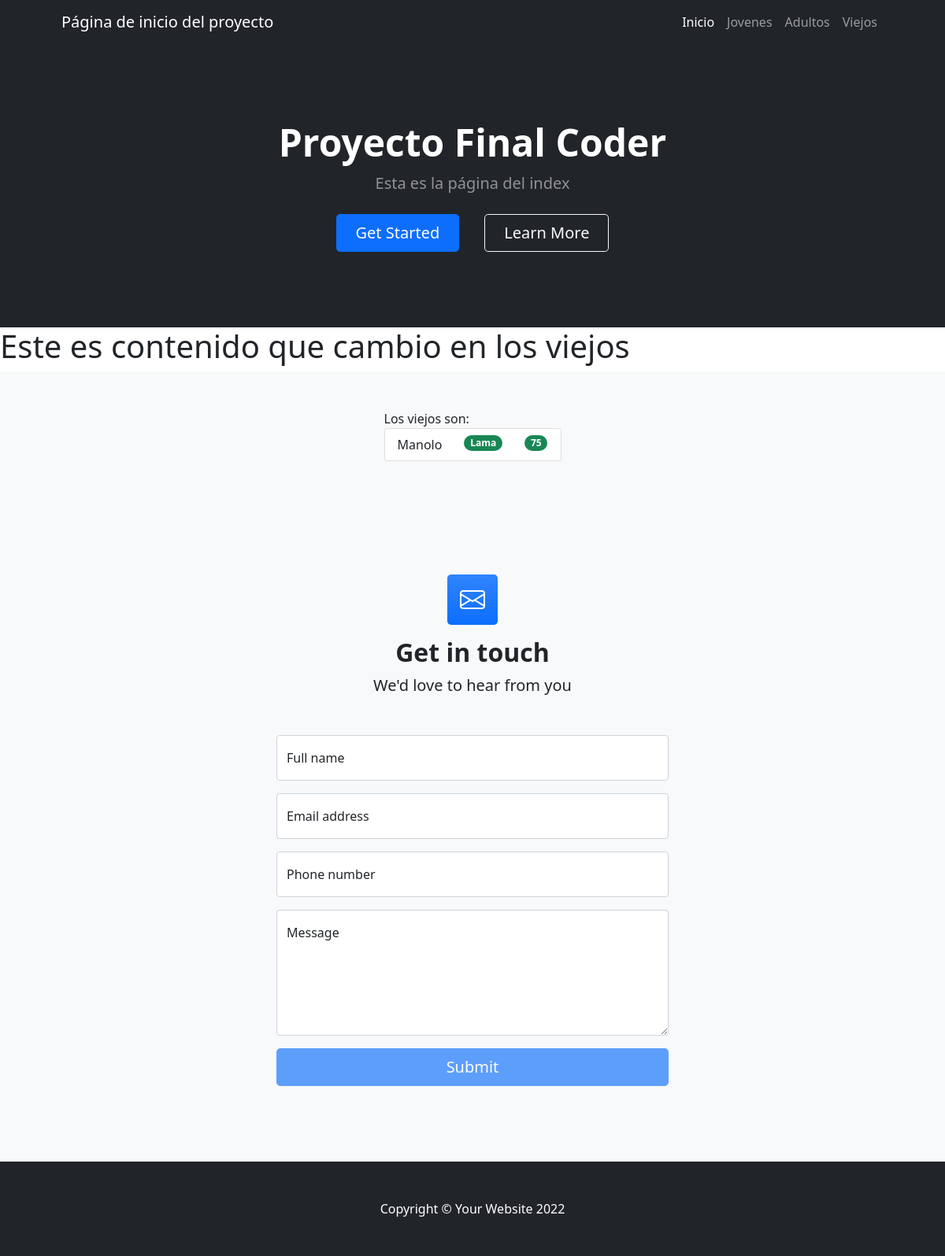
The page /ProyectoCoder1App/viejos on the database as committed earlier.
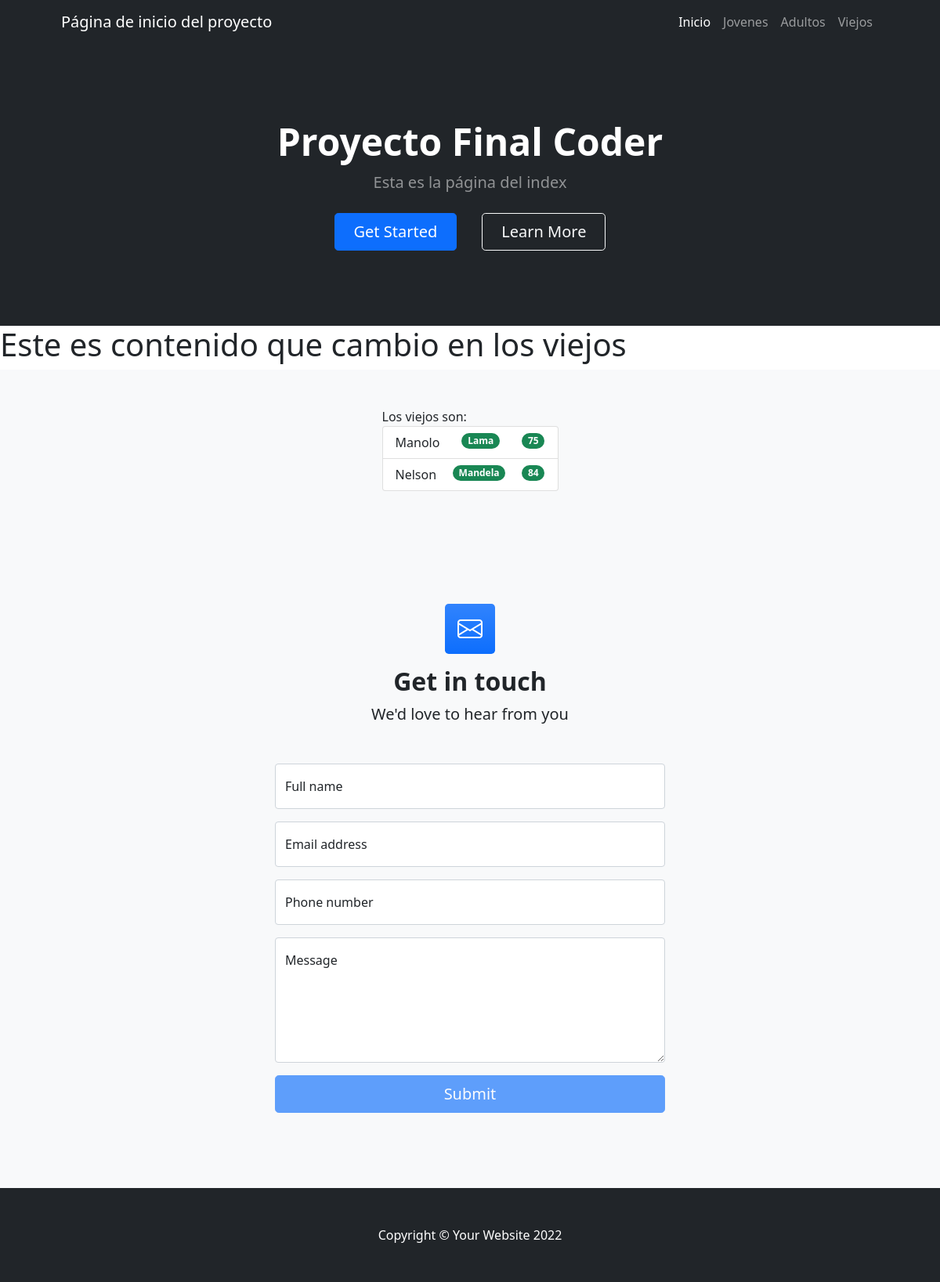
The same page on the database as committed later.
### ProyectoCoder1App/models.py (models this page shows)
class Viejo(models.Model):
    nombre=models.CharField(max_length=40)
    apellido=models.CharField(max_length=40)
    edad=models.IntegerField()

### ProyectoCoder1App/views.py (the view)
# urls.py: path("viejos", views.viejos,name="viejos"),
def viejos(request):
    viejos=Viejo
    lista_viejos = Viejo.objects.all()
    return render(request, "ProyectoCoder1App/viejos.html", {"viejos":lista_viejos})

### ProyectoCoder1App/templates/ProyectoCoder1App/viejos.html
{% extends "ProyectoCoder1App/padre.html" %}
{% load static %}
{% block ContenidoQueCambia %}
<h1>Este es contenido que cambio en los viejos</h1>
<section class="bg-light py-5">
    <div class="container px-5">
        <div class="row gx-5 justify-content-center">
            <div class="col-lg-3">
                Los viejos son:
                <ul class="list-group">
                    {% for viejo in viejos %}
                        <li class="list-group-item d-flex justify-content-between align-items-start">
                            {{viejo.nombre}}
                            <span class="badge bg-success rounded-pill">{{viejo.apellido}}</span>
                            <span class="badge bg-success rounded-pill">{{viejo.edad}}</span>
                        </li>
                    {% endfor %}
                </ul>
            </div>
        </div>
    </div>
</section>
{% endblock %}

Rows that differ between the two databases and show on the page:
added Viejo: nombre "Nelson", apellido "Mandela", edad "84"
